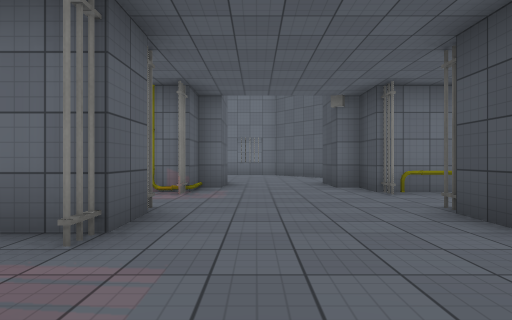
View 1 (above)

17 first-person views from a walk through a 3-D level made in the Unity game engine. The camera is 1.2 m above the floor, looks level and sees 75° across. The floor is counted in squares, 2 m on a side. Each view is taken from the middle of a square. On the plan, view 1 faces up. The plan holds only what a view shows up to about 10 squares ahead; the rest is blank. The place goes on beyond the plan. Some animated figures are not drawn. Door leaves are left out, so doorways stand open. Surface patterns are stand-ins for the level's own textures.

View 2
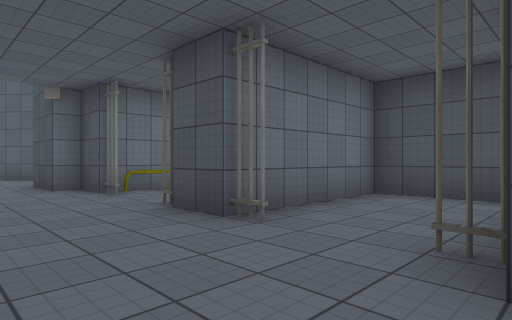

View 3
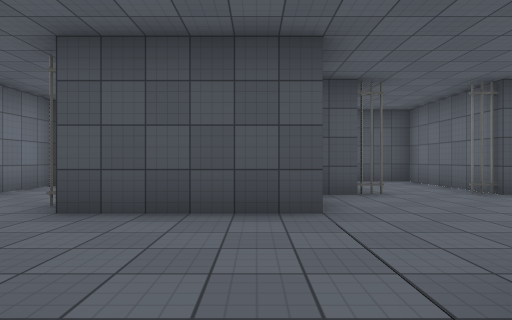

View 4
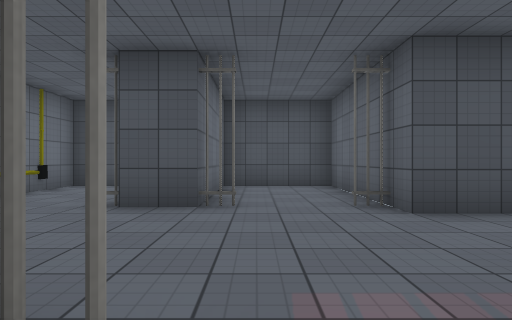

View 5
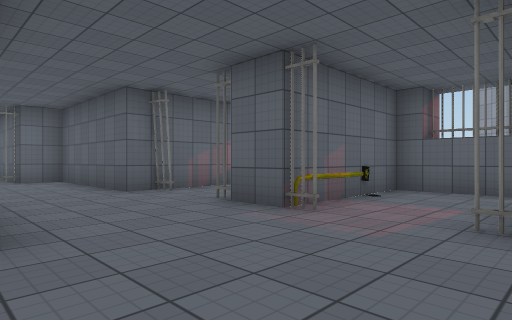

View 6
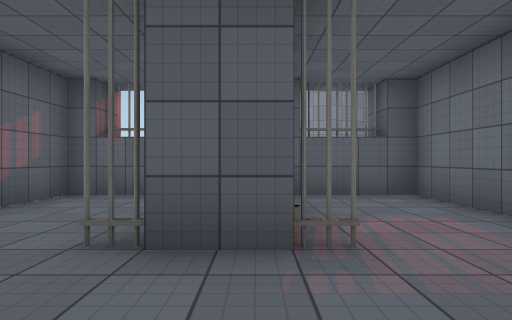

View 7
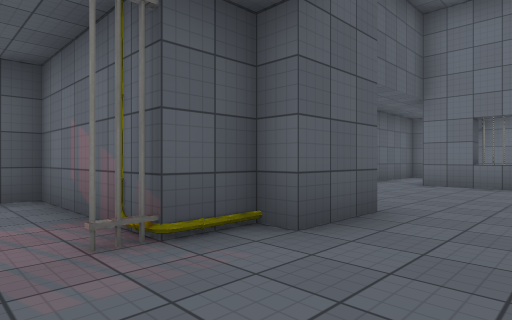

View 8
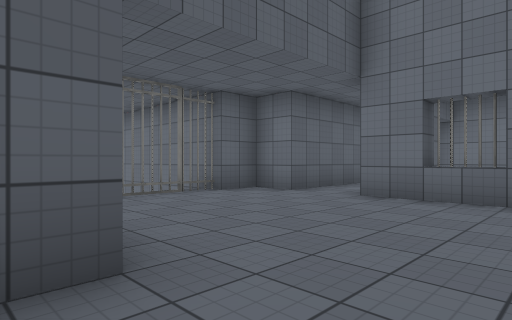

View 9
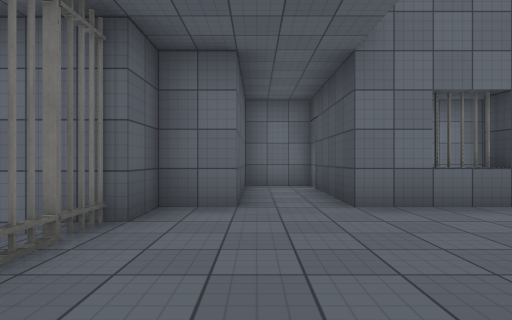

View 10
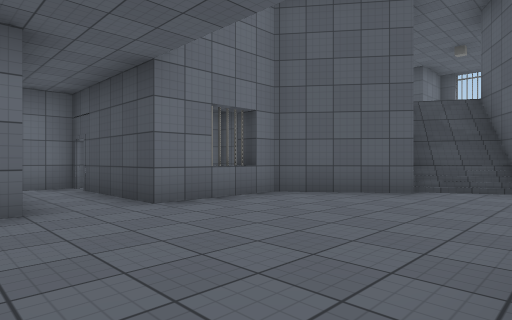

View 11
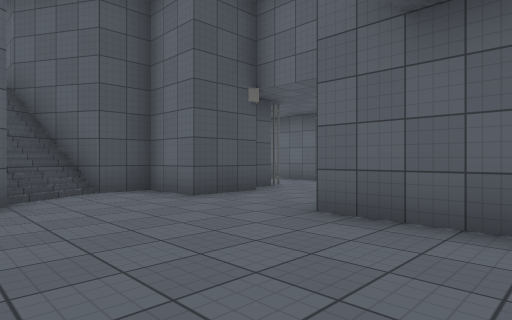

View 12
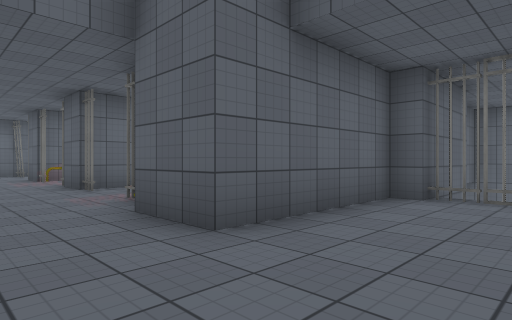

View 13
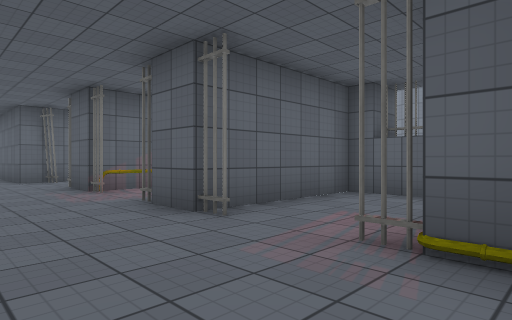

View 14
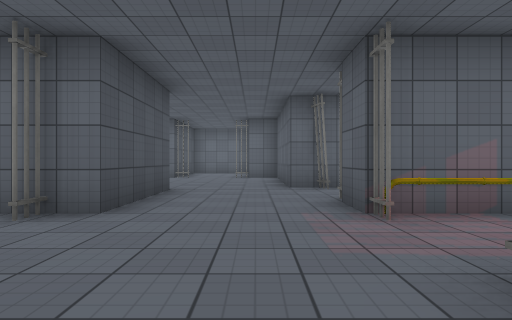

View 15
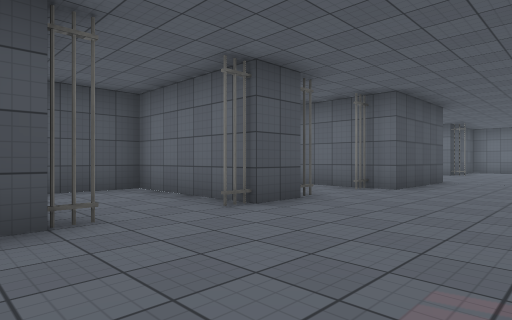

View 16
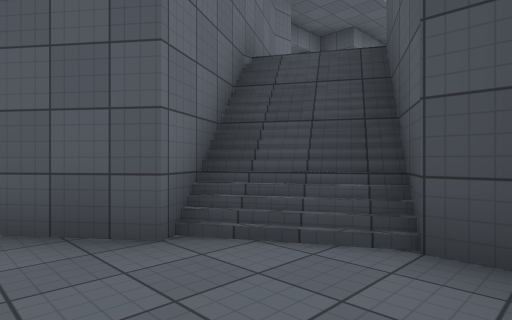

View 17
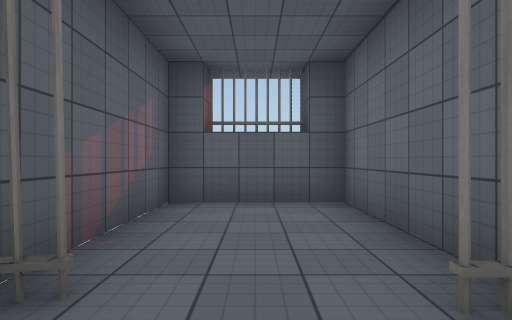

### Floor plan
Key: @ floor where view 1 was taken; # wall or solid block; . floor; / step, stairs or slope; D open door; v drop or lower ground; O other object.
Columns run from 7 left of view 1 to 7 right of it. Each row starts with its distance up from view 1.
 17    ###
 16    #.D
 15    #.#
 14   ##.###
 13   #...#######
 12 ###......##/
 11   v.......///
 10   v......./###
  9 ###........#
  8   #####..###
  7   ####...#####
  6   #..O#..#OOO#
  5   #...D..D...#
  4   #..##..##..#
  3   #####...####
  2   #...D..DD..#
  1   #...D..DD..#
  0   ##OO#@.#####
 -1   #...#..#
 -2   #...D..#
 -3   #...#..###
 -4   #####....#
 -5       #.......#
 -6       #    ####

Positions as (right, up) in squares from view 1, and headings:
1: (0, 0), facing up
2: (0, 0), facing up-right
3: (-2, -2), facing right
4: (-2, 2), facing right
5: (2, 3), facing down-left
6: (1, 0), facing left
7: (1, 5), facing up-left
8: (1, 8), facing up-left
9: (-3, 9), facing up
10: (-4, 9), facing up-right
11: (-3, 12), facing down-right
12: (1, 11), facing down-left
13: (1, 7), facing down-left
14: (0, 4), facing down
15: (-1, 7), facing down-right
16: (1, 9), facing up-right
17: (0, -2), facing left
